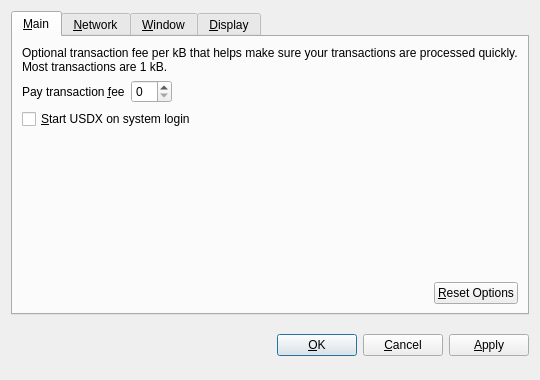
<?xml version="1.0" encoding="UTF-8"?>
<ui version="4.0">
 <class>OptionsDialog</class>
 <widget class="QDialog" name="OptionsDialog">
  <property name="geometry">
   <rect>
    <x>0</x>
    <y>0</y>
    <width>540</width>
    <height>380</height>
   </rect>
  </property>
  <property name="windowTitle">
   <string>Options</string>
  </property>
  <property name="modal">
   <bool>true</bool>
  </property>
  <layout class="QVBoxLayout" name="verticalLayout">
   <item>
    <widget class="QTabWidget" name="tabWidget">
     <property name="tabPosition">
      <enum>QTabWidget::North</enum>
     </property>
     <property name="currentIndex">
      <number>0</number>
     </property>
     <widget class="QWidget" name="tabMain">
      <attribute name="title">
       <string>&amp;Main</string>
      </attribute>
      <layout class="QVBoxLayout" name="verticalLayout_Main">
       <item>
        <widget class="QLabel" name="transactionFeeInfoLabel">
         <property name="text">
          <string>Optional transaction fee per kB that helps make sure your transactions are processed quickly. Most transactions are 1 kB.</string>
         </property>
         <property name="textFormat">
          <enum>Qt::PlainText</enum>
         </property>
         <property name="wordWrap">
          <bool>true</bool>
         </property>
        </widget>
       </item>
       <item>
        <layout class="QHBoxLayout" name="horizontalLayout_1_Main">
         <item>
          <widget class="QLabel" name="transactionFeeLabel">
           <property name="text">
            <string>Pay transaction &amp;fee</string>
           </property>
           <property name="textFormat">
            <enum>Qt::PlainText</enum>
           </property>
           <property name="buddy">
            <cstring>transactionFee</cstring>
           </property>
          </widget>
         </item>
         <item>
          <widget class="BitcoinAmountField" name="transactionFee"/>
         </item>
         <item>
          <spacer name="horizontalSpacer_1_Main">
           <property name="orientation">
            <enum>Qt::Horizontal</enum>
           </property>
           <property name="sizeHint" stdset="0">
            <size>
             <width>40</width>
             <height>20</height>
            </size>
           </property>
          </spacer>
         </item>
        </layout>
       </item>
       <item>
        <widget class="QCheckBox" name="bitcoinAtStartup">
         <property name="toolTip">
          <string>Automatically start USDX after logging in to the system.</string>
         </property>
         <property name="text">
          <string>&amp;Start USDX on system login</string>
         </property>
        </widget>
       </item>
       <item>
        <spacer name="verticalSpacer_Main">
         <property name="orientation">
          <enum>Qt::Vertical</enum>
         </property>
         <property name="sizeHint" stdset="0">
          <size>
           <width>20</width>
           <height>40</height>
          </size>
         </property>
        </spacer>
       </item>
       <item>
        <layout class="QHBoxLayout" name="horizontalLayout_2_Main">
         <item>
          <spacer name="horizontalSpacer_2_Main">
           <property name="orientation">
            <enum>Qt::Horizontal</enum>
           </property>
           <property name="sizeHint" stdset="0">
            <size>
             <width>40</width>
             <height>20</height>
            </size>
           </property>
          </spacer>
         </item>
         <item>
          <widget class="QPushButton" name="resetButton">
           <property name="toolTip">
            <string>Reset all client options to default.</string>
           </property>
           <property name="text">
            <string>&amp;Reset Options</string>
           </property>
           <property name="autoDefault">
            <bool>false</bool>
           </property>
          </widget>
         </item>
        </layout>
       </item>
      </layout>
     </widget>
     <widget class="QWidget" name="tabNetwork">
      <attribute name="title">
       <string>&amp;Network</string>
      </attribute>
      <layout class="QVBoxLayout" name="verticalLayout_Network">
       <item>
        <widget class="QCheckBox" name="mapPortUpnp">
         <property name="toolTip">
          <string>Automatically open the USDX client port on the router. This only works when your router supports UPnP and it is enabled.</string>
         </property>
         <property name="text">
          <string>Map port using &amp;UPnP</string>
         </property>
        </widget>
       </item>
       <item>
        <widget class="QCheckBox" name="connectSocks">
         <property name="toolTip">
          <string>Connect to the USDX network through a SOCKS proxy (e.g. when connecting through Tor).</string>
         </property>
         <property name="text">
          <string>&amp;Connect through SOCKS proxy:</string>
         </property>
        </widget>
       </item>
       <item>
        <layout class="QHBoxLayout" name="horizontalLayout_Network">
         <item>
          <widget class="QLabel" name="proxyIpLabel">
           <property name="text">
            <string>Proxy &amp;IP:</string>
           </property>
           <property name="textFormat">
            <enum>Qt::PlainText</enum>
           </property>
           <property name="buddy">
            <cstring>proxyIp</cstring>
           </property>
          </widget>
         </item>
         <item>
          <widget class="QValidatedLineEdit" name="proxyIp">
           <property name="maximumSize">
            <size>
             <width>140</width>
             <height>16777215</height>
            </size>
           </property>
           <property name="toolTip">
            <string>IP address of the proxy (e.g. 127.0.0.1)</string>
           </property>
          </widget>
         </item>
         <item>
          <widget class="QLabel" name="proxyPortLabel">
           <property name="text">
            <string>&amp;Port:</string>
           </property>
           <property name="textFormat">
            <enum>Qt::PlainText</enum>
           </property>
           <property name="buddy">
            <cstring>proxyPort</cstring>
           </property>
          </widget>
         </item>
         <item>
          <widget class="QLineEdit" name="proxyPort">
           <property name="maximumSize">
            <size>
             <width>55</width>
             <height>16777215</height>
            </size>
           </property>
           <property name="toolTip">
            <string>Port of the proxy (e.g. 9050)</string>
           </property>
          </widget>
         </item>
         <item>
          <widget class="QLabel" name="socksVersionLabel">
           <property name="text">
            <string>SOCKS &amp;Version:</string>
           </property>
           <property name="textFormat">
            <enum>Qt::PlainText</enum>
           </property>
           <property name="buddy">
            <cstring>socksVersion</cstring>
           </property>
          </widget>
         </item>
         <item>
          <widget class="QValueComboBox" name="socksVersion">
           <property name="toolTip">
            <string>SOCKS version of the proxy (e.g. 5)</string>
           </property>
          </widget>
         </item>
         <item>
          <spacer name="horizontalSpacer_Network">
           <property name="orientation">
            <enum>Qt::Horizontal</enum>
           </property>
           <property name="sizeHint" stdset="0">
            <size>
             <width>40</width>
             <height>20</height>
            </size>
           </property>
          </spacer>
         </item>
        </layout>
       </item>
       <item>
        <spacer name="verticalSpacer_Network">
         <property name="orientation">
          <enum>Qt::Vertical</enum>
         </property>
         <property name="sizeHint" stdset="0">
          <size>
           <width>20</width>
           <height>40</height>
          </size>
         </property>
        </spacer>
       </item>
      </layout>
     </widget>
     <widget class="QWidget" name="tabWindow">
      <attribute name="title">
       <string>&amp;Window</string>
      </attribute>
      <layout class="QVBoxLayout" name="verticalLayout_Window">
       <item>
        <widget class="QCheckBox" name="minimizeToTray">
         <property name="toolTip">
          <string>Show only a tray icon after minimizing the window.</string>
         </property>
         <property name="text">
          <string>&amp;Minimize to the tray instead of the taskbar</string>
         </property>
        </widget>
       </item>
       <item>
        <widget class="QCheckBox" name="minimizeOnClose">
         <property name="toolTip">
          <string>Minimize instead of exit the application when the window is closed. When this option is enabled, the application will be closed only after selecting Quit in the menu.</string>
         </property>
         <property name="text">
          <string>M&amp;inimize on close</string>
         </property>
        </widget>
       </item>
       <item>
        <spacer name="verticalSpacer_Window">
         <property name="orientation">
          <enum>Qt::Vertical</enum>
         </property>
         <property name="sizeHint" stdset="0">
          <size>
           <width>20</width>
           <height>40</height>
          </size>
         </property>
        </spacer>
       </item>
      </layout>
     </widget>
     <widget class="QWidget" name="tabDisplay">
      <attribute name="title">
       <string>&amp;Display</string>
      </attribute>
      <layout class="QVBoxLayout" name="verticalLayout_Display">
       <item>
        <layout class="QHBoxLayout" name="horizontalLayout_1_Display">
         <item>
          <widget class="QLabel" name="langLabel">
           <property name="text">
            <string>User Interface &amp;language:</string>
           </property>
           <property name="textFormat">
            <enum>Qt::PlainText</enum>
           </property>
           <property name="buddy">
            <cstring>lang</cstring>
           </property>
          </widget>
         </item>
         <item>
          <widget class="QValueComboBox" name="lang">
           <property name="toolTip">
            <string>The user interface language can be set here. This setting will take effect after restarting USDX.</string>
           </property>
          </widget>
         </item>
        </layout>
       </item>
       <item>
        <layout class="QHBoxLayout" name="horizontalLayout_2_Display">
         <item>
          <widget class="QLabel" name="unitLabel">
           <property name="text">
            <string>&amp;Unit to show amounts in:</string>
           </property>
           <property name="textFormat">
            <enum>Qt::PlainText</enum>
           </property>
           <property name="buddy">
            <cstring>unit</cstring>
           </property>
          </widget>
         </item>
         <item>
          <widget class="QValueComboBox" name="unit">
           <property name="toolTip">
            <string>Choose the default subdivision unit to show in the interface and when sending coins.</string>
           </property>
          </widget>
         </item>
        </layout>
       </item>
       <item>
        <widget class="QCheckBox" name="displayAddresses">
         <property name="toolTip">
          <string>Whether to show USDX addresses in the transaction list or not.</string>
         </property>
         <property name="text">
          <string>&amp;Display addresses in transaction list</string>
         </property>
        </widget>
       </item>
       <item>
        <widget class="QCheckBox" name="coinControlFeatures">
         <property name="toolTip">
          <string>Whether to show coin control features or not.</string>
         </property>
         <property name="text">
          <string>Display coin &amp;control features (experts only!)</string>
         </property>
        </widget>
       </item>
       <item>
        <spacer name="verticalSpacer_Display">
         <property name="orientation">
          <enum>Qt::Vertical</enum>
         </property>
         <property name="sizeHint" stdset="0">
          <size>
           <width>20</width>
           <height>40</height>
          </size>
         </property>
        </spacer>
       </item>
      </layout>
     </widget>
    </widget>
   </item>
   <item>
    <layout class="QHBoxLayout" name="horizontalLayout_Buttons">
     <item>
      <spacer name="horizontalSpacer_1">
       <property name="orientation">
        <enum>Qt::Horizontal</enum>
       </property>
       <property name="sizeHint" stdset="0">
        <size>
         <width>40</width>
         <height>48</height>
        </size>
       </property>
      </spacer>
     </item>
     <item>
      <widget class="QLabel" name="statusLabel">
       <property name="font">
        <font>
         <weight>75</weight>
         <bold>true</bold>
        </font>
       </property>
       <property name="text">
        <string/>
       </property>
       <property name="textFormat">
        <enum>Qt::PlainText</enum>
       </property>
       <property name="wordWrap">
        <bool>true</bool>
       </property>
      </widget>
     </item>
     <item>
      <spacer name="horizontalSpacer_2">
       <property name="orientation">
        <enum>Qt::Horizontal</enum>
       </property>
       <property name="sizeHint" stdset="0">
        <size>
         <width>40</width>
         <height>48</height>
        </size>
       </property>
      </spacer>
     </item>
     <item>
      <widget class="QPushButton" name="okButton">
       <property name="text">
        <string>&amp;OK</string>
       </property>
      </widget>
     </item>
     <item>
      <widget class="QPushButton" name="cancelButton">
       <property name="text">
        <string>&amp;Cancel</string>
       </property>
       <property name="autoDefault">
        <bool>false</bool>
       </property>
      </widget>
     </item>
     <item>
      <widget class="QPushButton" name="applyButton">
       <property name="text">
        <string>&amp;Apply</string>
       </property>
       <property name="autoDefault">
        <bool>false</bool>
       </property>
      </widget>
     </item>
    </layout>
   </item>
  </layout>
 </widget>
 <customwidgets>
  <customwidget>
   <class>BitcoinAmountField</class>
   <extends>QSpinBox</extends>
   <header>bitcoinamountfield.h</header>
  </customwidget>
  <customwidget>
   <class>QValueComboBox</class>
   <extends>QComboBox</extends>
   <header>qvaluecombobox.h</header>
  </customwidget>
  <customwidget>
   <class>QValidatedLineEdit</class>
   <extends>QLineEdit</extends>
   <header>qvalidatedlineedit.h</header>
  </customwidget>
 </customwidgets>
 <resources/>
 <connections/>
</ui>
